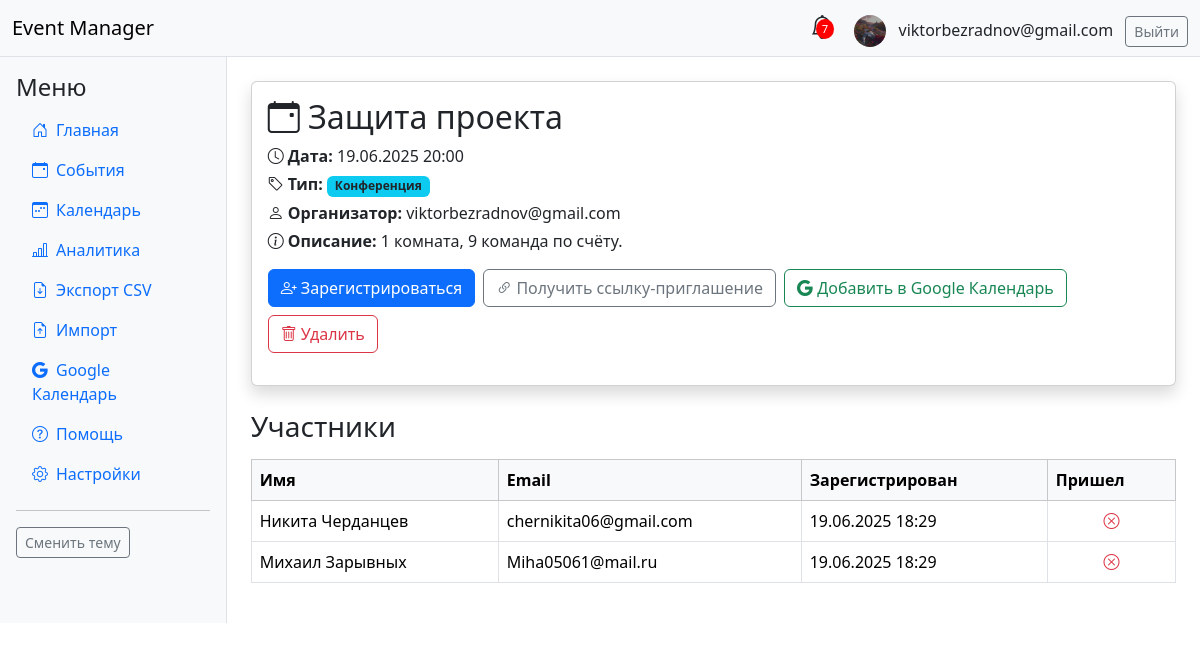
Screenshot of /events/5/ (signed in) with the database file from the repository.
### events/models.py (models this page shows, shortened)
class UserProfile(models.Model):
    user = models.OneToOneField(User, on_delete=models.CASCADE, related_name='profile')
    avatar = models.ImageField(upload_to='avatars/', blank=True, null=True, verbose_name='Аватар')
    phone = models.CharField(max_length=20, blank=True, verbose_name='Телефон')
    organization = models.CharField(max_length=100, blank=True, verbose_name='Организация')
    position = models.CharField(max_length=100, blank=True, verbose_name='Должность')
    city = models.CharField(max_length=50, blank=True, verbose_name='Город')
    birth_date = models.DateField(blank=True, null=True, verbose_name='Дата рождения')

class Event(models.Model):
    EVENT_TYPES = [
        ('conference', 'Конференция'),
        ('concert', 'Концерт'),
        ('meetup', 'Митап'),
        ('workshop', 'Мастер-класс'),
        ('other', 'Другое'),
    ]
    title = models.CharField(max_length=200)
    date = models.DateTimeField()
    description = models.TextField()
    type = models.CharField(max_length=20, choices=EVENT_TYPES)
    organizer = models.ForeignKey(User, on_delete=models.CASCADE, related_name='organized_events')
    created_at = models.DateTimeField(auto_now_add=True)
    updated_at = models.DateTimeField(auto_now=True)

class EventRegistration(models.Model):
    event = models.ForeignKey(Event, on_delete=models.CASCADE, related_name='registrations')
    user = models.ForeignKey(User, on_delete=models.CASCADE, related_name='event_registrations')
    invite_link = models.ForeignKey(InviteLink, on_delete=models.SET_NULL, null=True, blank=True)
    name = models.CharField(max_length=100)
    email = models.EmailField()
    registered_at = models.DateTimeField(auto_now_add=True)
    attended = models.BooleanField(default=False)

### events/views.py (the view)
# urls.py: path('<int:event_id>/', views.event_detail, name='event_detail'),
@login_required
def event_detail(request, event_id):
    event = get_object_or_404(Event, id=event_id)
    return render(request, 'events/event_detail.html', {'event': event})

### events/context_processors.py (called while the page is built)
def unread_notifications(request):
    if request.user.is_authenticated:
        return {
            'unread_notifications_count': request.user.notifications.filter(is_read=False).count()
        }
    return {'unread_notifications_count': 0}

### events/templates/events/event_detail.html
{% extends 'base.html' %}
{% block content %}
<div class="card shadow mb-4">
    <div class="card-body">
        <h2 class="card-title"><i class="bi bi-calendar-event"></i> {{ event.title }}</h2>
        <p class="mb-1"><i class="bi bi-clock"></i> <b>Дата:</b> {{ event.date|date:'d.m.Y H:i' }}</p>
        <p class="mb-1"><i class="bi bi-tag"></i> <b>Тип:</b> <span class="badge bg-info text-dark">{{ event.get_type_display }}</span></p>
        <p class="mb-1"><i class="bi bi-person"></i> <b>Организатор:</b> {{ event.organizer.email }}</p>
        <p class="mb-3"><i class="bi bi-info-circle"></i> <b>Описание:</b> {{ event.description }}</p>
        <div class="d-flex flex-wrap gap-2 mb-3">
            <a href="{% url 'register_participant' event.id %}" class="btn btn-primary"><i class="bi bi-person-plus"></i> Зарегистрироваться</a>
            <a href="{% url 'generate_invite_link' event.id %}" class="btn btn-outline-secondary"><i class="bi bi-link-45deg"></i> Получить ссылку-приглашение</a>
            <a href="https://calendar.google.com/calendar/render?action=TEMPLATE&text={{ event.title|urlencode }}&dates={{ event.date|date:'Ymd\\THis\\Z' }}/{{ event.date|date:'Ymd\\THis\\Z' }}&details={{ event.description|urlencode }}" target="_blank" class="btn btn-outline-success"><i class="bi bi-google"></i> Добавить в Google Календарь</a>
            {% if user == event.organizer or user.is_superuser %}
            <a href="{% url 'event_delete' event.id %}" class="btn btn-outline-danger"><i class="bi bi-trash"></i> Удалить</a>
            {% endif %}
        </div>
    </div>
</div>
<h3 class="mt-4 mb-3">Участники</h3>
<div class="table-responsive">
<table class="table table-bordered align-middle">
    <thead class="table-light">
        <tr>
            <th>Имя</th>
            <th>Email</th>
            <th>Зарегистрирован</th>
            <th>Пришел</th>
        </tr>
    </thead>
    <tbody>
        {% for reg in event.registrations.all %}
        <tr>
            <td>{{ reg.name }}</td>
            <td>{{ reg.email }}</td>
            <td>{{ reg.registered_at|date:'d.m.Y H:i' }}</td>
            <td class="text-center">{% if reg.attended %}<i class="bi bi-check-circle-fill text-success"></i>{% else %}<i class="bi bi-x-circle text-danger"></i>{% endif %}</td>
        </tr>
        {% empty %}
        <tr><td colspan="4" class="text-center">Нет участников</td></tr>
        {% endfor %}
    </tbody>
</table>
</div>
{% endblock %}

### events/templates/base.html (shortened to what this page needs)
<!DOCTYPE html>
<html lang="ru">
<head>
    <link rel="stylesheet" href="https://cdn.jsdelivr.net/npm/bootstrap@5.3.2/dist/css/bootstrap.min.css">
    <link rel="stylesheet" href="https://cdn.jsdelivr.net/npm/bootstrap-icons@1.11.3/font/bootstrap-icons.css">
</head>
<body class="">
<nav class="navbar navbar-expand-lg navbar-light bg-light border-bottom">
    <div class="container-fluid">
        <a class="navbar-brand" href="/">Event Manager</a>
        <div class="ms-auto">
            {% if user.is_authenticated %}
            <div class="dropdown d-inline-block">
                <span class="notification-bell" id="notifDropdown" data-bs-toggle="dropdown" aria-expanded="false">
                    {% if unread_notifications_count %}<span class="notification-badge">{{ unread_notifications_count }}</span>{% endif %}
                </span>
            </div>
            <span class="ms-3 align-middle">
                {% if user.profile.avatar %}
                    <img src="{{ user.profile.avatar.url }}" alt="avatar" class="rounded-circle me-2" style="width:32px; height:32px; object-fit:cover; vertical-align:middle;">
                {% else %}
                    <i class="bi bi-person-circle fs-4 me-2 align-middle"></i>
                {% endif %}
                {{ user.email }}
            </span>
            <a href="/accounts/logout/" class="btn btn-outline-secondary btn-sm ms-2">Выйти</a>
            {% else %}
            <a href="/accounts/login/" class="btn btn-outline-primary btn-sm">Войти</a>
            {% endif %}
        </div>
    </div>
</nav>
<div class="d-flex">
    <nav class="sidebar p-3 bg-light border-end">
        <h4>Меню</h4>
        <ul class="nav flex-column">
            <li class="nav-item"><a class="nav-link" href="/"><i class="bi bi-house-door me-2"></i>Главная</a></li>
            <li class="nav-item"><a class="nav-link" href="/events/"><i class="bi bi-calendar-event me-2"></i>События</a></li>
            <li class="nav-item"><a class="nav-link" href="/events/calendar/"><i class="bi bi-calendar3-week me-2"></i>Календарь</a></li>
            <li class="nav-item"><a class="nav-link" href="/analytics/"><i class="bi bi-bar-chart-line me-2"></i>Аналитика</a></li>
            <li class="nav-item"><a class="nav-link" href="/analytics/export/csv/"><i class="bi bi-file-earmark-arrow-down me-2"></i>Экспорт CSV</a></li>
            <li class="nav-item"><a class="nav-link" href="/events/import/"><i class="bi bi-file-earmark-arrow-up me-2"></i>Импорт</a></li>
            <li class="nav-item"><a class="nav-link" href="/events/google-calendar/"><i class="bi bi-google me-2"></i>Google Календарь</a></li>
            <li class="nav-item"><a class="nav-link" href="/help/"><i class="bi bi-question-circle me-2"></i>Помощь</a></li>
            <li class="nav-item"><a class="nav-link" href="/events/account/settings/"><i class="bi bi-gear me-2"></i>Настройки</a></li>
        </ul>
        <hr>
        <button id="theme-toggle" class="btn btn-outline-secondary btn-sm">Сменить тему</button>
    </nav>
    <main class="flex-fill p-4">
        {% block content %}{% endblock %}
    </main>
</div>
</body>
</html>

### events/templates/base.html (style rules this page uses)
.sidebar { min-width: 200px; transition: background 0.3s; }
.notification-bell { position: relative; cursor: pointer; }
.notification-badge { position: absolute; top: 0; right: 0; background: red; color: #fff; border-radius: 50%; font-size: 0.7em; padding: 2px 6px; }
.card, .modal-content { transition: box-shadow 0.3s, transform 0.2s; }

### rows the page displays
Event: title "Защита проекта", date "19.06.2025 20:00", type "Конференция", organizer.email "viktorbezradnov@gmail.com", description "1 комната, 9 команда по счёту."
EventRegistration: name "Никита Черданцев", email "chernikita06@gmail.com", registered_at "19.06.2025 18:29", attended False (drawn)
EventRegistration: name "Михаил Зарывных", email "Miha05061@mail.ru", registered_at "19.06.2025 18:29", attended False (drawn)

### other values shown
{{ unread_notifications_count }} "7"
{{ user.email }} "viktorbezradnov@gmail.com"
